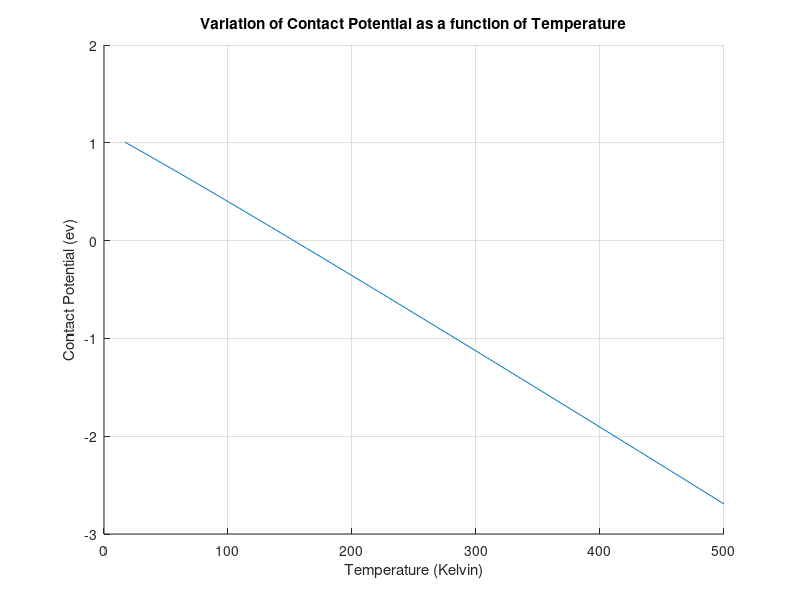

This figure's MATLAB source:
% ELEC-2250 S2020
% Lab Assignment 6
% Equilibrium p-n Junction Analysis
% Electrical and computer Engineering
% University of Windsor
clear all
close all
clc
%Constants
T= linspace(1, 500, 250); % Temperature in Kelvin
k=8.617e-5; % Boltzmann constant (eV/K)
e0=8.85e-14; % permittivity of free space (F/cm)
q=1.602e-19; % charge on an electron (coulomb)
esi=11.8; % Dielectric constant of Si at 300K
ni=1.5e10; % intrinsic carrier concentration. in Silicon at 300K (cm^-3)
EG=1.12; % Silicon band gap (eV)
%Control constants
xleft = -3.5e-4; % Leftmost x position
xright = -xleft; % Rightmost x position

NA=input ('Please enter p-side doping (cm^-3), NA = ');
ND=input ('Please enter n-side doping (cm^-3), ND = ');
NA
ND

%we must recalculate the intrinsic carrier concentration as a function of
%temperature
ni = (2.887E6)*T.^(1.5).*exp((-EG/(2*k))*(1./T - 1/300));


%Computations
V0=k*T.*log((NA*ND)./ni.^2); % Contact potential
xN=sqrt(2*esi*e0/q*NA*V0/(ND*(NA+ND))); % Depletion width n-side
xP=sqrt(2*esi*e0/q*ND*V0/(NA*(NA+ND))); % Depletion width p-side
W=xN+xP; % Width of the depletion region
Emax=-q*NA*xP/(e0*esi); % Maximum electric field

%Plotting contact potential as a function of doping
figure
hold on
grid on
plot (T, V0)
title ('Variation of Contact Potential as a function of Temperature')
xlabel ('Temperature (Kelvin)')
ylabel('Contact Potential (ev)')
hold off